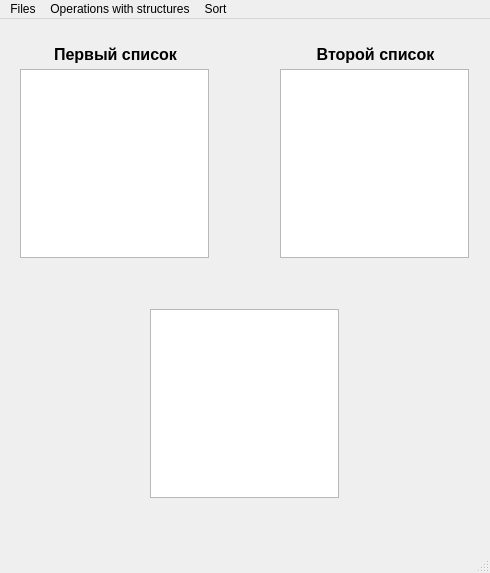
<?xml version="1.0" encoding="UTF-8"?>
<ui version="4.0">
 <class>MainWindow</class>
 <widget class="QMainWindow" name="MainWindow">
  <property name="geometry">
   <rect>
    <x>0</x>
    <y>0</y>
    <width>490</width>
    <height>573</height>
   </rect>
  </property>
  <property name="windowTitle">
   <string>MainWindow</string>
  </property>
  <widget class="QWidget" name="centralwidget">
   <widget class="QListWidget" name="listWidget">
    <property name="geometry">
     <rect>
      <x>20</x>
      <y>50</y>
      <width>189</width>
      <height>189</height>
     </rect>
    </property>
    <property name="font">
     <font>
      <pointsize>10</pointsize>
     </font>
    </property>
   </widget>
   <widget class="QListWidget" name="listWidget_2">
    <property name="geometry">
     <rect>
      <x>280</x>
      <y>50</y>
      <width>189</width>
      <height>189</height>
     </rect>
    </property>
    <property name="font">
     <font>
      <pointsize>10</pointsize>
      <bold>false</bold>
     </font>
    </property>
   </widget>
   <widget class="QListWidget" name="listWidget_3">
    <property name="geometry">
     <rect>
      <x>150</x>
      <y>290</y>
      <width>189</width>
      <height>189</height>
     </rect>
    </property>
    <property name="font">
     <font>
      <pointsize>10</pointsize>
     </font>
    </property>
   </widget>
   <widget class="QLabel" name="label">
    <property name="geometry">
     <rect>
      <x>20</x>
      <y>20</y>
      <width>191</width>
      <height>31</height>
     </rect>
    </property>
    <property name="font">
     <font>
      <pointsize>12</pointsize>
      <bold>true</bold>
     </font>
    </property>
    <property name="text">
     <string>Первый список</string>
    </property>
    <property name="alignment">
     <set>Qt::AlignmentFlag::AlignCenter</set>
    </property>
   </widget>
   <widget class="QLabel" name="label_2">
    <property name="geometry">
     <rect>
      <x>280</x>
      <y>20</y>
      <width>191</width>
      <height>31</height>
     </rect>
    </property>
    <property name="font">
     <font>
      <pointsize>12</pointsize>
      <bold>true</bold>
     </font>
    </property>
    <property name="text">
     <string>Второй список</string>
    </property>
    <property name="alignment">
     <set>Qt::AlignmentFlag::AlignCenter</set>
    </property>
   </widget>
   <widget class="QLabel" name="label_3">
    <property name="geometry">
     <rect>
      <x>150</x>
      <y>260</y>
      <width>191</width>
      <height>31</height>
     </rect>
    </property>
    <property name="font">
     <font>
      <pointsize>12</pointsize>
      <bold>true</bold>
     </font>
    </property>
    <property name="text">
     <string/>
    </property>
    <property name="alignment">
     <set>Qt::AlignmentFlag::AlignCenter</set>
    </property>
   </widget>
   <widget class="QLabel" name="label_4">
    <property name="geometry">
     <rect>
      <x>10</x>
      <y>480</y>
      <width>471</width>
      <height>31</height>
     </rect>
    </property>
    <property name="font">
     <font>
      <pointsize>12</pointsize>
      <bold>true</bold>
     </font>
    </property>
    <property name="text">
     <string/>
    </property>
    <property name="alignment">
     <set>Qt::AlignmentFlag::AlignCenter</set>
    </property>
   </widget>
  </widget>
  <widget class="QMenuBar" name="menubar">
   <property name="geometry">
    <rect>
     <x>0</x>
     <y>0</y>
     <width>490</width>
     <height>26</height>
    </rect>
   </property>
   <widget class="QMenu" name="menu">
    <property name="title">
     <string>Files</string>
    </property>
    <addaction name="separator"/>
    <addaction name="actionConvert_to_binary_1"/>
    <addaction name="actionRead_from_binary_1"/>
    <addaction name="separator"/>
    <addaction name="actionConvert_to_binary_2"/>
    <addaction name="actionRead_from_binary_2"/>
    <addaction name="separator"/>
    <addaction name="actionSave_current_operation_result_to_Result_txt"/>
    <addaction name="actionClose_the_project"/>
   </widget>
   <widget class="QMenu" name="menu_2">
    <property name="title">
     <string>Operations with structures</string>
    </property>
    <addaction name="separator"/>
    <addaction name="actionUnion"/>
    <addaction name="actionIntrersection"/>
    <addaction name="actionDifference"/>
   </widget>
   <widget class="QMenu" name="menu_3">
    <property name="title">
     <string>Sort</string>
    </property>
    <addaction name="actionSort_by_numbers"/>
    <addaction name="actionSort_by_groupes_and_names"/>
    <addaction name="actionSort_up_by_grade"/>
   </widget>
   <addaction name="menu"/>
   <addaction name="menu_2"/>
   <addaction name="menu_3"/>
  </widget>
  <widget class="QStatusBar" name="statusBar"/>
  <action name="actionOpen_text_file">
   <property name="text">
    <string>Open text file</string>
   </property>
  </action>
  <action name="actionopen_text_file">
   <property name="text">
    <string>считать входной текстовый файл со структурами Stud1</string>
   </property>
  </action>
  <action name="actionopen_binary_file">
   <property name="text">
    <string>открыть бинарный файл для записи структур типа Stud1</string>
   </property>
  </action>
  <action name="actionconvert_data_from_to_text_to_binary">
   <property name="text">
    <string>конвертировать данные из текстового формата в бинарный</string>
   </property>
  </action>
  <action name="actionread_binary_file">
   <property name="text">
    <string>считать бинарный файл</string>
   </property>
  </action>
  <action name="action_2">
   <property name="text">
    <string>Объединение</string>
   </property>
  </action>
  <action name="action_3">
   <property name="text">
    <string>Пересечение</string>
   </property>
  </action>
  <action name="action_4">
   <property name="text">
    <string>Разность</string>
   </property>
  </action>
  <action name="actionConvert_to_binary_1">
   <property name="text">
    <string>Convert to binary 1</string>
   </property>
  </action>
  <action name="actionRead_from_binary_1">
   <property name="text">
    <string>Read from binary 1</string>
   </property>
  </action>
  <action name="actionConvert_to_binary_2">
   <property name="text">
    <string>Convert to binary 2</string>
   </property>
  </action>
  <action name="actionRead_from_binary_2">
   <property name="text">
    <string>Read from binary 2</string>
   </property>
  </action>
  <action name="actionUnion">
   <property name="text">
    <string>Union</string>
   </property>
  </action>
  <action name="actionIntrersection">
   <property name="text">
    <string>Intrersection</string>
   </property>
  </action>
  <action name="actionDifference">
   <property name="text">
    <string>Difference</string>
   </property>
  </action>
  <action name="actionSort_by_numbers">
   <property name="text">
    <string>Sort by book numbers</string>
   </property>
  </action>
  <action name="actionSort_by_groupes_and_names">
   <property name="text">
    <string>Sort by groupes (in groupes by names)</string>
   </property>
  </action>
  <action name="actionSave_current_operation_result_to_Result_txt">
   <property name="text">
    <string>Save current results to Result.txt</string>
   </property>
  </action>
  <action name="actionClose_the_project">
   <property name="text">
    <string>Close the project</string>
   </property>
  </action>
  <action name="actionSort_up_by_grade">
   <property name="text">
    <string>Sort down by grade (with the same grade by names)</string>
   </property>
  </action>
 </widget>
 <resources/>
 <connections/>
</ui>
